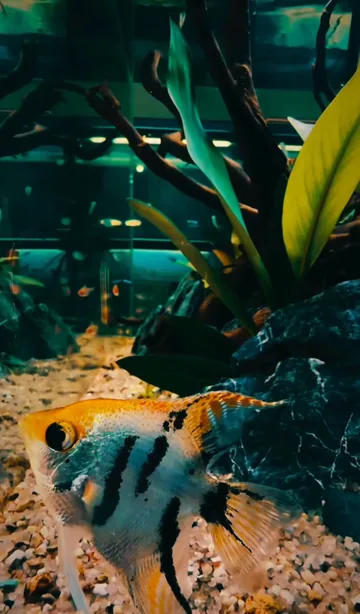
#> input picture assets/img/acara-bandeira-360.webp, 360 x 614 px, given in place of Screenshot 2026-09-30 101500.png, which was not available
$ python optimize-images.py
#> lines starting #> are read from the running program, lines starting #| are printed output that depends on the picture
#!/usr/bin/env python3
"""Gera as imagens otimizadas da landing page a partir dos arquivos originais.

Uso (na raiz do projeto):
    python3 tools/optimize-images.py

Requer Pillow (pip install pillow) e a pasta materiais-de-origem/. Os
originais nunca são alterados. Para trocar uma foto, substitua o arquivo de
origem ou edite a lista PHOTOS e rode o script novamente.

A imagem de compartilhamento (1200x630) é montada pelo Chromium, com as
fontes do site, por outro script:
    node tools/render-compartilhamento.js
"""
from pathlib import Path

from PIL import Image, ImageChops

ROOT = Path(__file__).resolve().parent.parent
SOURCES = ROOT / "materiais-de-origem"
SRC = SOURCES / "fotos"
AVATAR_SRC = SOURCES / "avaliacoes"
LOGO_SRC = SOURCES / "logo" / "Logo Vieira.png"
OUT = ROOT / "assets" / "img"


# Nada é ampliado: a maior versão gerada é a do recorte original.
WIDTHS = (360, 540, 720)

# nome de saída -> (arquivo em materiais-de-origem/fotos, área usada ou None)
# A área é (esquerda, topo, direita, base) em pixels do original. As capturas
# trazem uma borda irregular de 2 a 3 px, que fica de fora.
PHOTOS = {
    "spitz-depois-do-banho": ("Screenshot 2026-09-30 101500.png", (3, 3, 889, 888)),
    "acara-bandeira": ("Screenshot 2026-09-30 101321.png", (3, 3, 499, 849)),
    "calopsita": ("Screenshot 2026-09-30 101228.png", (3, 3, 890, 890)),
    "aquario-plantado": ("Screenshot 2026-09-30 101400.png", (3, 3, 501, 846)),
    "decoracao-de-aquario": ("Screenshot 2026-09-30 101411.png", (3, 3, 885, 887)),
    "golden-fantasiado": ("Screenshot 2026-09-30 101519.png", (3, 3, 680, 844)),  # sem a seta do carrossel, à direita
    "tigre-dagua": ("Screenshot 2026-09-30 101546.png", (3, 3, 885, 889)),
}

# Fotos de perfil: nome de saída -> arquivo em materiais-de-origem/avaliacoes
AVATARS = {
    "avaliacao-larissa-franca": "Larissa Franca.png",
    "avaliacao-rafael-santos": "Rafael Santos.png",
    "avaliacao-gabriel-hr": "Gabriel HR.png",
}


def resize_to_width(im: Image.Image, width: int) -> Image.Image:
    if im.width <= width:
        return im.copy()
    height = round(im.height * width / im.width)
    return im.resize((width, height), Image.LANCZOS)


def save_set(im: Image.Image, name: str) -> None:
    for width in WIDTHS:
        if width < im.width:
            resize_to_width(im, width).save(
                OUT / f"{name}-{width}.webp", "WEBP", quality=82, method=6
            )
    im.save(OUT / f"{name}-{im.width}.webp", "WEBP", quality=82, method=6)
    # fallback JPEG para navegadores sem WebP
    im.save(OUT / f"{name}-{im.width}.jpg", "JPEG", quality=84, optimize=True, progressive=True)
    print(f"{name}: {im.width}x{im.height}")


def build_photos() -> None:
    for name, (source, area) in PHOTOS.items():
        im = Image.open(SRC / source).convert("RGB")
#> im is the input picture: PIL image 360x614 RGB; mean R, G, B 52, 64.8, 45.9
        save_set(im.crop(area) if area else im, name)
#> the loop in save_set, `for width in WIDTHS:` made 3 passes
#> pass 1, in save_set, `resize_to_width(im, width).save( OUT / f"{name}-{width}.webp", "WEBP",..`:
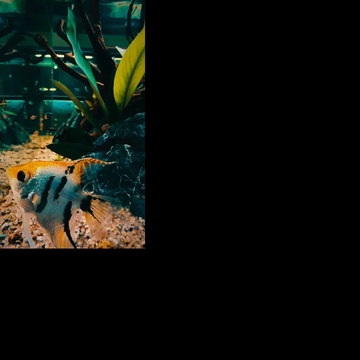
#> saved as spitz-depois-do-banho-360.webp: PIL image 360x360 RGB; mean R, G, B 14.6, 18.1, 12.8
#| spitz-depois-do-banho: 886x885
#> pass 2 of the loop in build_photos, `for name, (source, area) in PHOTOS.items():`:
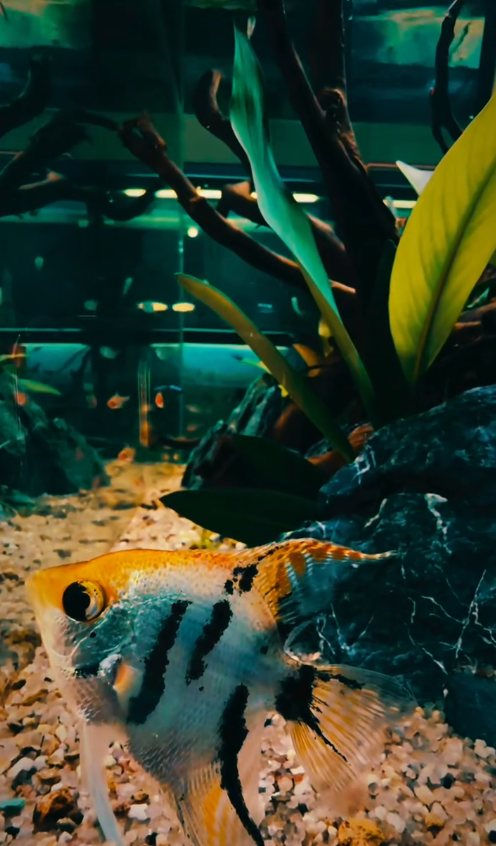
#> input picture assets/img/acara-bandeira-496.jpg, 496 x 846 px, given in place of Screenshot 2026-09-30 101321.png, which was not available
#> in build_photos, im is the input picture: PIL image 496x846 RGB; mean R, G, B 52, 64.6, 46
#> the loop in save_set (call 2), `for width in WIDTHS:` made 3 passes
#> pass 1, in save_set (call 2), `resize_to_width(im, width).save( OUT / f"{name}-{width}.webp", "WEBP",..`:
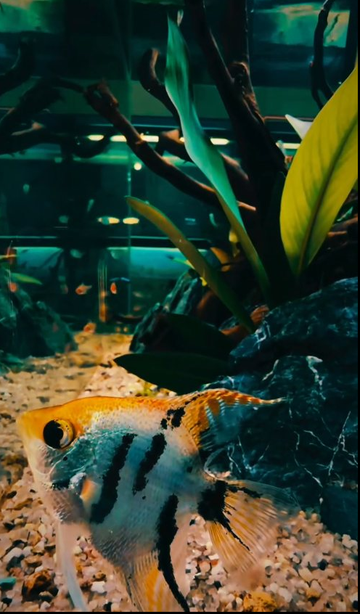
#> saved as acara-bandeira-360.webp: PIL image 360x614 RGB; mean R, G, B 51.7, 64, 45.6
#| acara-bandeira: 496x846


# [7 lines left out: function build_avatars, not called in this run]


# Azul do logo. O PNG recebido usa #004fd8, mais vivo que o azul da marca;
# a pedido do cliente, o azul é ajustado para #252f7d, o mesmo da página.
BLUE = (37, 47, 125)


# [45 lines left out: functions recolor_blue, build_logo, not called in this run]


if __name__ == "__main__":
    OUT.mkdir(parents=True, exist_ok=True)
#> (the run stopped early here; a loop or call above may not have finished)
